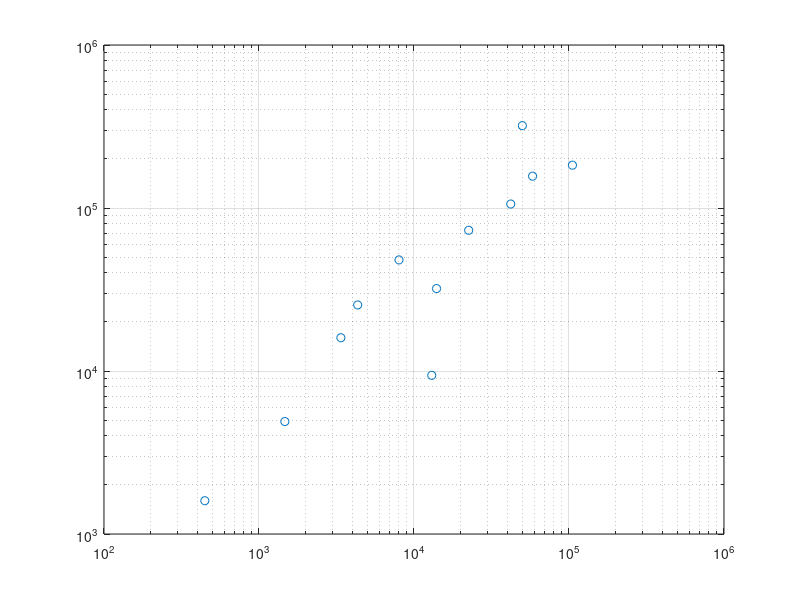
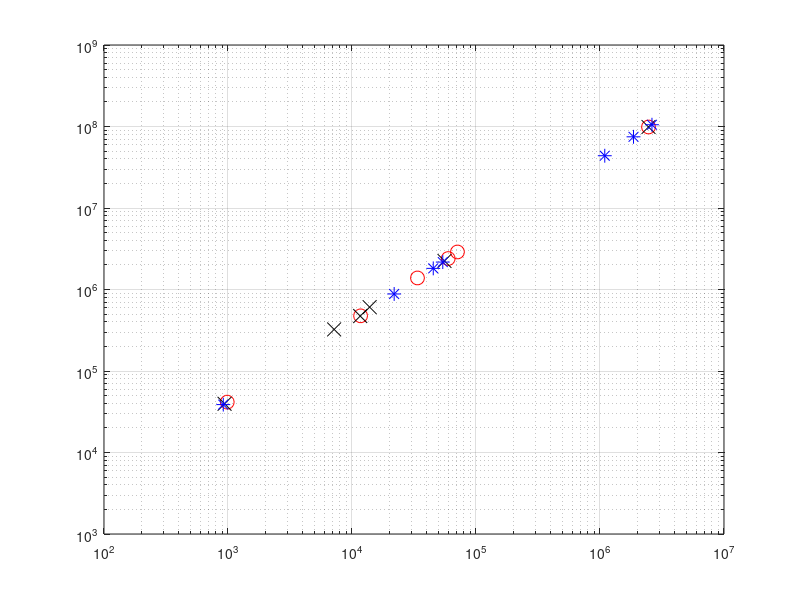
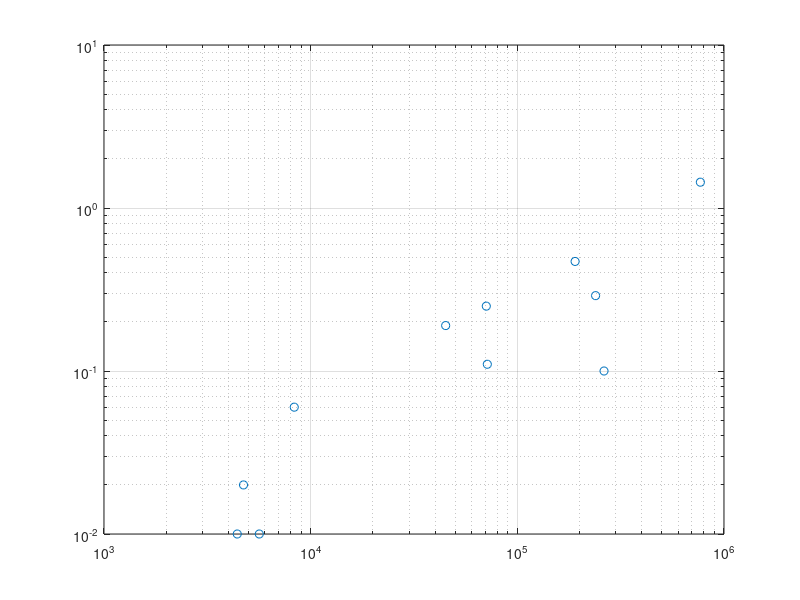
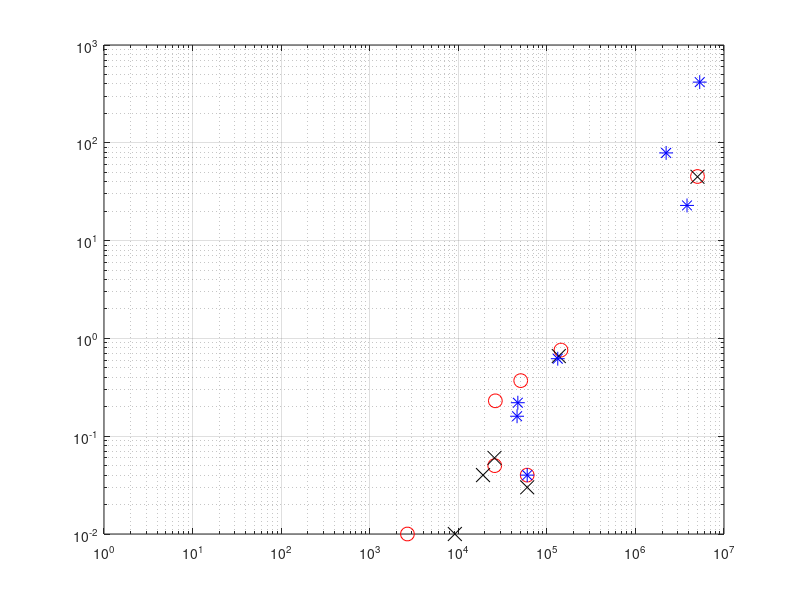

These charts were generated, in order, by the following MATLAB code:
%1matrixid, 
%2 nodes,
%3.edges, non zero elements,
%4. gem fillins (lexp)
%5. gem processed rows (lexp)
%6. gem fillins (lexm)
%7. gem processed rows (lexm)
%8. gem fillins (orig)
%9. gem processed rows (orig)
%10. input space 
%11. space used by gem (lexp)
%12. space used by gem (lexm)
%13. space used by gem (orig)
%14, gem runtime(lexp)
%15, gem runtime(lexm)
%16, gem runtime(orig)
%17. time taken to initialize matrix
%close all;
data = [68, 2003, 11973, 0, 3, 0, 1, 0, 3, 32048, 16080, 16080, 16080, 0, 0, 0, 0.11;
    220, 100, 347, 986, 100, 938, 100, 916, 100, 1600, 41516, 39596, 38716, 0.01, 0 , 0, 0;
    240, 1000, 2375,  0, 311, 0, 305, 45220, 988, 16000, 8056, 8056, 1816856, 0, 0, 0.22, 0.01;
    344, 588, 12429, 59700, 588, 55710, 588, 53962, 588, 9408, 2399836, 2240236, 2170316, 0.76, 0.66, 0.62, 0.1;
    876, 306, 1162, 11728, 306, 11652, 306, 21878, 306, 4896, 475316, 472276, 881316, 0.05, 0.06, 0.16, 0.01;
    889, 9801, 48413, 2461474, 9801, 2461474, 9801, 1863176, 9801, 156816, 98655056, 98655056, 74723136, 45.24, 44.93, 22.89, 0.29;
    1205, 11445, 93781, 0, 0, 0, 0, 0, 0, 183120, 91616, 91616, 91616,0, 0, 0, 1.44;
    1239 3002 5000 0 1 0 0 0 0 48032 24096 24072 24072, 0, 0.01, 0, 0.06;
    1427 20000 30000 0 20000 0 20000 0 20000 320000 520076 520076 520076, 0.04, 0.03, 0.04, 0.19;
    1546, 4563, 17969, 33732 2313 7178 1658 1092580 4563  73008 1385840 323680 43794536 0.23 0.01 78.81 0.25;
    1553 6611 35472 70866 3151 13872 2549 2624446 6611 105776 2887584 607824 105110136 0.37 0.04 417.25 0.47;
    2401 1589 2742 0 0 0 0 0 0 25424 12768 12768 12768 0 0 0 0.02;
   ];
    
data(:,13)
inputmemory = data(:, 10); edges = data(:, 3); nodes = data(:, 2);
loglog(edges+nodes , inputmemory, 'o'); grid on;

gemmemory_lexp = data(:, 11); gemmemory_lexm = data(:, 12); gemmemory_orig = data(:, 13);
fillins_gem_lexp = data(:, 4);fillins_gem_lexm = data(:, 6);fillins_gem_orig = data(:, 8);
figure;
loglog(fillins_gem_lexp, gemmemory_lexp, 'ro', 'MarkerSize', 10);hold on;
loglog(fillins_gem_lexm, gemmemory_lexm, 'kx', 'MarkerSize', 10);hold on;
loglog(fillins_gem_orig, gemmemory_orig, 'b*', 'MarkerSize', 10);grid on;

inputtime = data(:, 17); edgesperrow = data(:,3)./data(:,2);
figure;
loglog(edges .* edgesperrow, inputtime, 'o'); grid on;

processed_lexp = data(:, 5); processed_lexm = data(:, 7); processed_orig = data(:, 9);
fillins_gem_lexp_perrow = fillins_gem_lexp./nodes;
fillins_gem_lexm_perrow = fillins_gem_lexm./nodes;
fillins_gem_orig_perrow = fillins_gem_orig./nodes;
gemtime_lexp = data(:, 14); gemtime_lexm = data(:, 15); gemtime_orig = data(:, 16);

finished_lexp = data(:, 5) == data(:, 2); finished_lexm = data(:, 7) == data(:, 2); finished_orig = data(:, 9) == data(:, 2);
solntie_lexp = finished_lexp .* nodes .* (fillins_gem_lexp_perrow + edgesperrow);
solntie_lexm = finished_lexm .* nodes .* (fillins_gem_lexm_perrow + edgesperrow);
solntie_orig = finished_orig .* nodes .* (fillins_gem_orig_perrow + edgesperrow);

%figure;
%loglog(processed_lexp .* (edgesperrow + fillins_gem_lexp_perrow), gemtime_lexp, 'o'); hold on;
%loglog(processed_lexm .* (edgesperrow + fillins_gem_lexm_perrow), gemtime_lexm, 'o'); hold on;
%loglog(processed_orig .* (edgesperrow + fillins_gem_orig_perrow), gemtime_orig, 'o'); hold on; grid on;

figure;
loglog(processed_lexp .* (edgesperrow + fillins_gem_lexp_perrow) + solntie_lexp, gemtime_lexp, 'ro', 'MarkerSize', 10); hold on;
loglog(processed_lexm .* (edgesperrow + fillins_gem_lexm_perrow) + solntie_lexm, gemtime_lexm, 'kx', 'MarkerSize', 10); hold on;
loglog(processed_orig .* (edgesperrow + fillins_gem_orig_perrow) + solntie_orig, gemtime_orig, 'b*', 'MarkerSize', 10); hold on; grid on;



